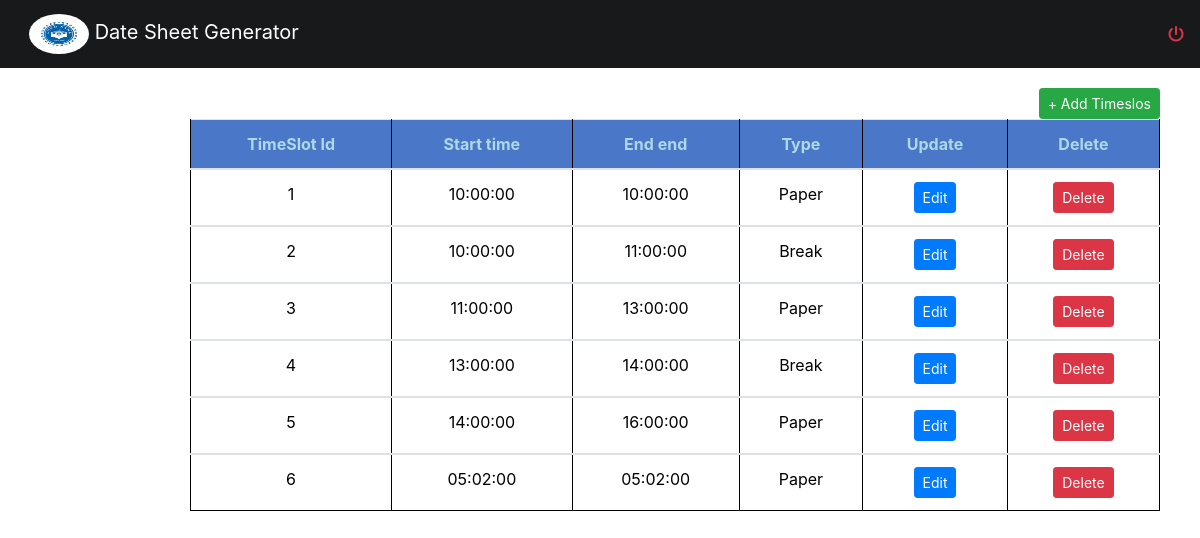
The app's page /admin/viewtimeslots.php with its own data.
### tables this page shows
CREATE TABLE `timeslot` (
  `timeslot_id` int(11) NOT NULL,
  `start_time` time NOT NULL,
  `end_time` time NOT NULL,
  `type` varchar(50) NOT NULL
);

### admin/viewtimeslots.php (the view, shortened to what this page needs)
<?php
require_once "../header.php";
?>
<div class="main" >
<div class="container-fluid" >
<div class="container" >
      <div  >
<a href="addtimeslots.php" class="btn btn-sm btn-success" role="button" style="float:right;margin-top:20px;">+ Add Timeslos</a>
	<div>
          <table class="table" id="table">
					 <thead>
							<tr>
							<th>TimeSlot Id</th>
							<th>Start time</th>
							 <th>End end</th>
							<th>Type</th>
							<th>Update</th>
							<th>Delete</th>
							 </tr>
					</thead>
					<tbody>
<?php
             $busSql = "Select * from timeslot";
             $resultBusSql = mysqli_query($link, $busSql);
    while($row = mysqli_fetch_assoc($resultBusSql)){
		       $id=$row['timeslot_id'];
	           $start_time= $row['start_time'];
			   $end_time=$row['end_time'];
		        $type=$row['type'];
   ?>
                                 <tr>
							        <td><?Php echo $id;?></td>
							       <td><?Php echo $start_time;?></td>
								    <td><?Php echo $end_time;?></td>
							        <td><?Php echo $type;?></td>
				                   <td>
				<a href="addtimeslots.php?id=<?php echo $id;?>" class="btn btn-sm btn-primary" role="button">Edit</a>
				                   </td>
				                    <td>
				<a href="viewtimeslots.php?id=<?php echo $id;?>" class="btn btn-sm btn-danger" role="button">Delete</a>
				                   </td>
		                           </tr>
					</tbody>
	<?php
	}
	?>
	</div>
	</div>
	</div>
</body>
</html>

### style.css (style rules this page uses)
body { margin:0px; padding:0px; color:black; }
.main { margin-left: 150px; padding: 0px 10px; }
#table th { background-color:#4b77c9; color:lightblue; text-align:center; }
#table td { background-color:white; text-align:center; color:black; }
#table { background-color:#334d4d; border-radius: 10px; padding-top: 10px; padding-bottom: 10px; color: lightblue; }
.container { color: lightblue; }
.container table { color: lightblue; }
.table2, th, td { border: 1px solid black; }

### records on screen
timeslot: timeslot_id "1", start_time "10:00:00", end_time "10:00:00", type "Paper"
timeslot: timeslot_id "2", start_time "10:00:00", end_time "11:00:00", type "Break"
timeslot: timeslot_id "3", start_time "11:00:00", end_time "13:00:00", type "Paper"
timeslot: timeslot_id "4", start_time "13:00:00", end_time "14:00:00", type "Break"
timeslot: timeslot_id "5", start_time "14:00:00", end_time "16:00:00", type "Paper"
timeslot: timeslot_id "6", start_time "05:02:00", end_time "05:02:00", type "Paper"
